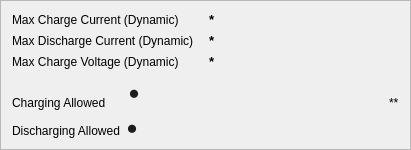
   <widget class="QFrame" name="Charge_frame">
    <property name="geometry">
     <rect>
      <x>1210</x>
      <y>660</y>
      <width>411</width>
      <height>150</height>
     </rect>
    </property>
    <property name="frameShape">
     <enum>QFrame::StyledPanel</enum>
    </property>
    <property name="frameShadow">
     <enum>QFrame::Raised</enum>
    </property>
    <layout class="QGridLayout" name="gridLayout_9">
     <item row="0" column="0">
      <layout class="QGridLayout" name="gridLayout_5">
       <item row="1" column="0">
        <widget class="QLabel" name="Max_Discharge_Current_NOW_label">
         <property name="text">
          <string>Max Discharge Current (Dynamic)</string>
         </property>
        </widget>
       </item>
       <item row="0" column="0">
        <widget class="QLabel" name="Max_Charge_Current_NOW_label">
         <property name="text">
          <string>Max Charge Current (Dynamic)</string>
         </property>
        </widget>
       </item>
       <item row="2" column="0">
        <widget class="QLabel" name="Max_Charge_Voltage_label">
         <property name="text">
          <string>Max Charge Voltage (Dynamic)</string>
         </property>
        </widget>
       </item>
       <item row="1" column="1">
        <widget class="QLabel" name="Max_Discharge_Current_NOW_Value">
         <property name="font">
          <font>
           <pointsize>10</pointsize>
           <weight>75</weight>
           <bold>true</bold>
          </font>
         </property>
         <property name="text">
          <string>*</string>
         </property>
         <property name="alignment">
          <set>Qt::AlignLeading|Qt::AlignLeft|Qt::AlignVCenter</set>
         </property>
        </widget>
       </item>
       <item row="2" column="1">
        <widget class="QLabel" name="Max_Charge_Voltage_Value">
         <property name="font">
          <font>
           <pointsize>10</pointsize>
           <weight>75</weight>
           <bold>true</bold>
          </font>
         </property>
         <property name="text">
          <string>*</string>
         </property>
         <property name="alignment">
          <set>Qt::AlignLeading|Qt::AlignLeft|Qt::AlignVCenter</set>
         </property>
        </widget>
       </item>
       <item row="0" column="1">
        <widget class="QLabel" name="Max_Charge_Current_NOW_Value">
         <property name="font">
          <font>
           <pointsize>10</pointsize>
           <weight>75</weight>
           <bold>true</bold>
          </font>
         </property>
         <property name="text">
          <string>*</string>
         </property>
         <property name="alignment">
          <set>Qt::AlignLeading|Qt::AlignLeft|Qt::AlignVCenter</set>
         </property>
        </widget>
       </item>
      </layout>
     </item>
     <item row="1" column="0">
      <layout class="QHBoxLayout" name="horizontalLayout_13">
       <item>
        <layout class="QHBoxLayout" name="horizontalLayout_2">
         <item>
          <widget class="QLabel" name="Charging_Allowed_label">
           <property name="text">
            <string>Charging Allowed     </string>
           </property>
           <property name="alignment">
            <set>Qt::AlignBottom|Qt::AlignLeading|Qt::AlignLeft</set>
           </property>
          </widget>
         </item>
         <item>
          <widget class="QLabel" name="Charging_Allowed_Value">
           <property name="minimumSize">
            <size>
             <width>0</width>
             <height>22</height>
            </size>
           </property>
           <property name="maximumSize">
            <size>
             <width>16777215</width>
             <height>22</height>
            </size>
           </property>
           <property name="font">
            <font>
             <pointsize>14</pointsize>
            </font>
           </property>
           <property name="styleSheet">
            <string notr="true">color: rgb(28, 28, 28);</string>
           </property>
           <property name="text">
            <string>●</string>
           </property>
           <property name="alignment">
            <set>Qt::AlignCenter</set>
           </property>
          </widget>
         </item>
         <item>
          <spacer name="horizontalSpacer_3">
           <property name="orientation">
            <enum>Qt::Horizontal</enum>
           </property>
           <property name="sizeHint" stdset="0">
            <size>
             <width>40</width>
             <height>20</height>
            </size>
           </property>
          </spacer>
         </item>
        </layout>
       </item>
       <item>
        <widget class="QLabel" name="MaxChargingVoltageReached_label">
         <property name="text">
          <string>**</string>
         </property>
         <property name="alignment">
          <set>Qt::AlignBottom|Qt::AlignLeading|Qt::AlignLeft</set>
         </property>
        </widget>
       </item>
      </layout>
     </item>
     <item row="2" column="0">
      <layout class="QHBoxLayout" name="horizontalLayout_3">
       <item>
        <widget class="QLabel" name="Discharging_Allowed_label">
         <property name="text">
          <string>Discharging Allowed</string>
         </property>
         <property name="alignment">
          <set>Qt::AlignBottom|Qt::AlignLeading|Qt::AlignLeft</set>
         </property>
        </widget>
       </item>
       <item>
        <widget class="QLabel" name="Discharging_Allowed_Value">
         <property name="minimumSize">
          <size>
           <width>0</width>
           <height>22</height>
          </size>
         </property>
         <property name="maximumSize">
          <size>
           <width>16777215</width>
           <height>22</height>
          </size>
         </property>
         <property name="font">
          <font>
           <pointsize>14</pointsize>
          </font>
         </property>
         <property name="styleSheet">
          <string notr="true">color: rgb(28, 28, 28);</string>
         </property>
         <property name="text">
          <string>●</string>
         </property>
         <property name="alignment">
          <set>Qt::AlignCenter</set>
         </property>
        </widget>
       </item>
       <item>
        <spacer name="horizontalSpacer_2">
         <property name="orientation">
          <enum>Qt::Horizontal</enum>
         </property>
         <property name="sizeHint" stdset="0">
          <size>
           <width>40</width>
           <height>20</height>
          </size>
         </property>
        </spacer>
       </item>
      </layout>
     </item>
    </layout>
   </widget>
